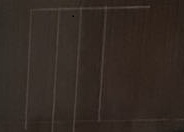
#> input picture cvproj/testimg.JPG, 184 x 132 px
$ python ttt.py   (older library calls are emulated)
#> lines starting #> are read from the running program, lines starting #| are printed output that depends on the picture; long printed decimals are rounded
import cv2
import os
import numpy as np
import argparse
from PIL import Image
from PIL import ImageFilter


im = Image.open("testimg.JPG")
#> im is the input picture: PIL image 184x132 RGB; mean R, G, B 51.9, 41.9, 35.4

#img = cv2.imread('testimg.JPG', 0)
im = im.convert("L")
#> im: PIL image 184x132 L
im.save(r't.JPG')
img = cv2.imread('t.JPG', 0)
#> img: shape (132, 184); min 16, max 82, mean 44.2

sobelX = cv2.Sobel(img,cv2.CV_64F,1,0)#x方向的梯度
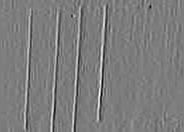
#> sobelX: shape (132, 184) float64; min -144, max 149, mean -0.3; drawn with min black and max white
sobelY = cv2.Sobel(img,cv2.CV_64F,0,1)#y方向的梯度
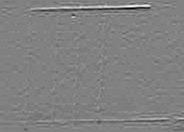
#> sobelY: shape (132, 184) float64; min -165, max 161, mean -0.1; drawn with min black and max white


sobelX = np.uint8(np.absolute(sobelX))#x方向梯度的绝对值
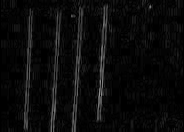
#> sobelX: shape (132, 184); min 0, max 149, mean 10.5
sobelY = np.uint8(np.absolute(sobelY))#y方向梯度的绝对值
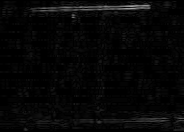
#> sobelY: shape (132, 184); min 0, max 165, mean 6.4


sobelCombined = cv2.bitwise_or(sobelX,sobelY)#
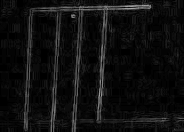
#> sobelCombined: shape (132, 184); min 0, max 167, mean 15.1

median = cv2.medianBlur(img, 5)

blur = cv2.GaussianBlur(img,(5,5),0)
cv2.imshow("blur",blur)


lines = cv2.HoughLines(blur,4,np.pi/180,118) #这里对最后一个参数使用了经验型的值
#> lines = 440 rows, first 8: [0, 2.18], [108, 0.96], [104, 0.977], [-4, 2.22], [112, 1.01], [108, 1.03], [12, 2.11], [-8, 2.23]

result = img.copy()

for line in lines[0]:
    rho = line[0] #第一个元素是距离rho
    theta= line[1] #第二个元素是角度theta
    print(rho)
    print(theta)
    if(theta < (np.pi/4. )) or (theta > (3.*np.pi/4.0)): #垂直直线
                #该直线与第一行的交点
        pt1 = (int(rho/np.cos(theta)),0)
        #该直线与最后一行的焦点
        pt2 = (int((rho-result.shape[0]*np.sin(theta))/np.cos(theta)),result.shape[0])
        #绘制一条白线
        cv2.line( result, pt1, pt2, (255))
    else: #水平直线
        # 该直线与第一列的交点
        pt1 = (0,int(rho/np.sin(theta)))
        #该直线与最后一列的交点
        pt2 = (result.shape[1], int((rho-result.shape[1]*np.cos(theta))/np.sin(theta)))
        #绘制一条直线
        cv2.line(result, pt1, pt2, (255), 1)
#> this loop made 1 pass
#> (rho, theta, pt1, pt2) on pass 1: (0, 2.18, (0, 0), (184, 128))
#| 0.0
#| 2.182
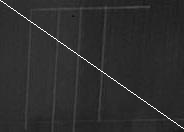
#> result: shape (132, 184); min 16, max 255, mean 45.8

cv2.imshow("result", result)

#cv2.imshow('Result', result)

#cv2.imshow("Sobel Combined", sobelCombined)


cv2.waitKey(0)
cv2.destroyAllWindows()
